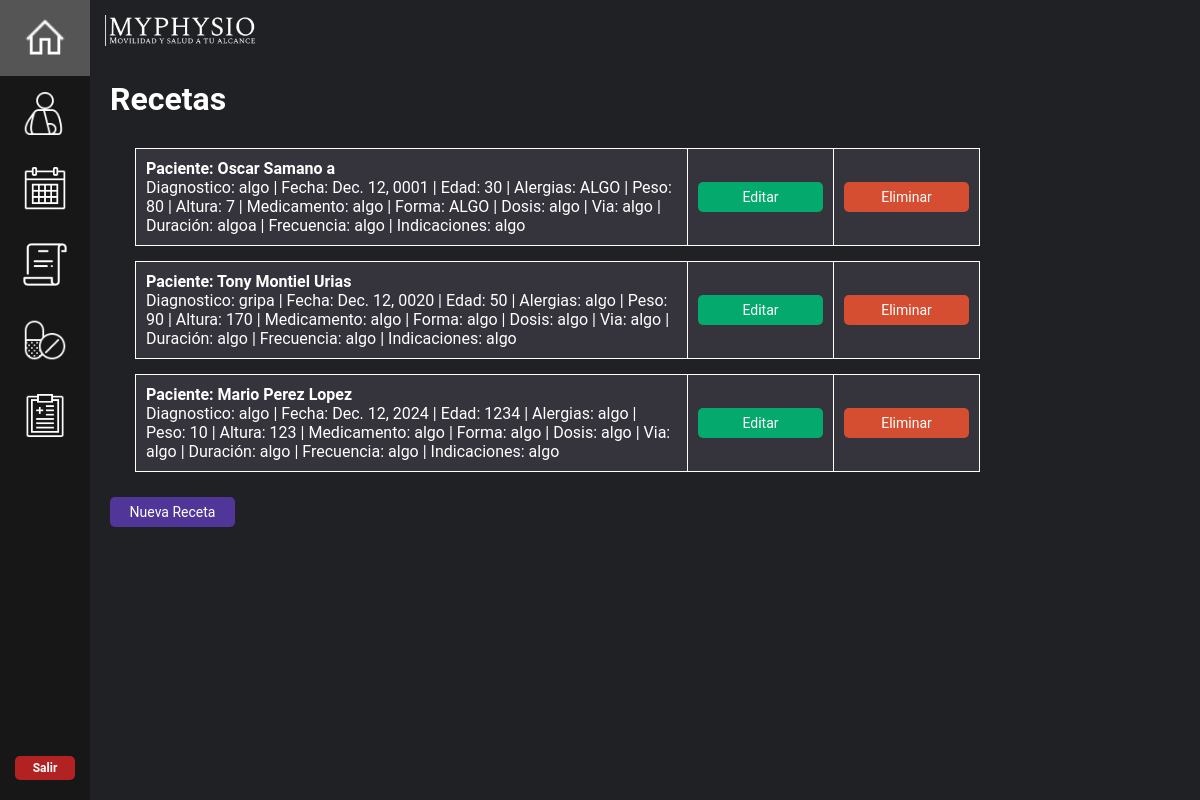
The app's page /recetas/, older data.
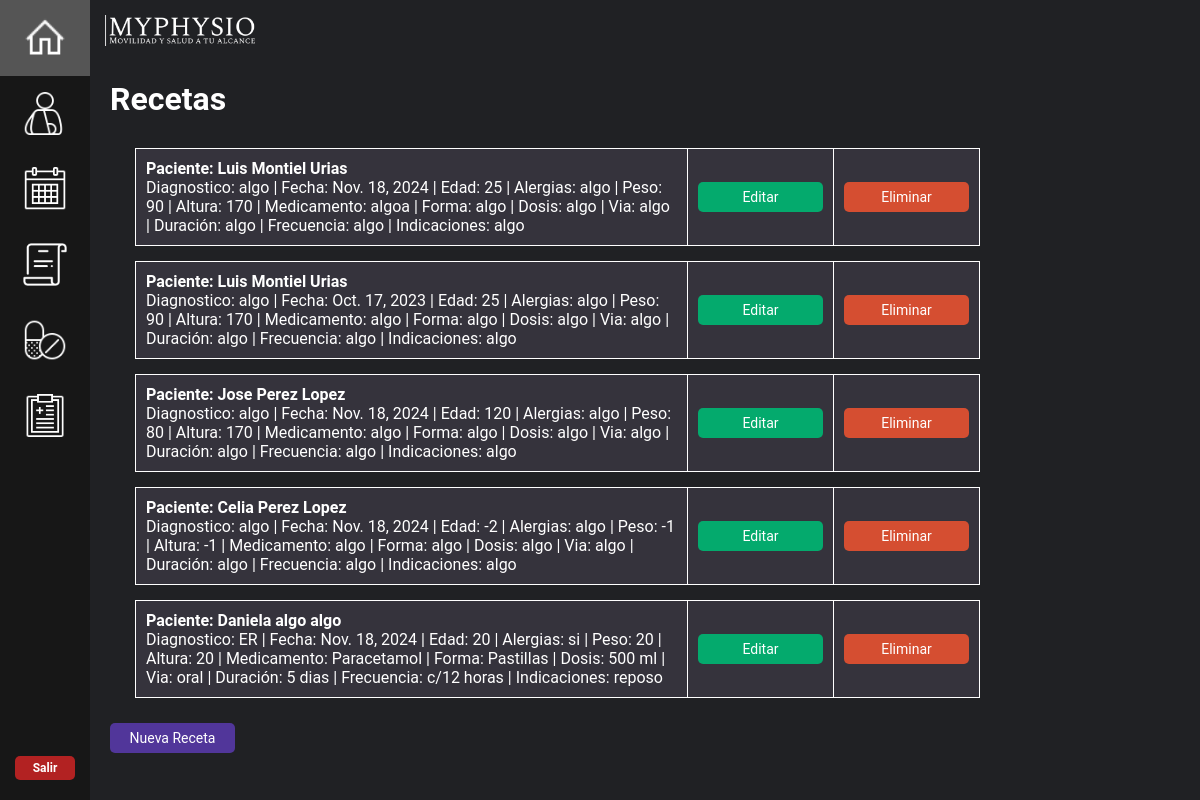
The same page, newer data.
### mainapp/models.py (models this page shows, shortened)
class Receta(models.Model):
    paciente = models.ForeignKey(Paciente, on_delete=models.CASCADE, blank=False, null=False)
    diagnostico = models.CharField(max_length=255)
    fecha = models.DateField()
    alergia = models.CharField(max_length=255)
    medicamento = models.CharField(max_length=255)
    forma = models.CharField(max_length=255)
    dosis = models.CharField(max_length=255)
    via = models.CharField(max_length=255)
    duracion = models.CharField(max_length=255)
    frecuencia = models.CharField(max_length=255)
    indicaciones = models.CharField(max_length=255)

class Paciente(models.Model):
    nombre = models.CharField(max_length=50)
    apellido_paterno = models.CharField(max_length=50)
    apellido_materno = models.CharField(max_length=50)
    edad = models.IntegerField()
    sexo = models.CharField(max_length=50, blank=True, null=True)
    direccion = models.CharField(max_length=50, blank=True, null=True)
    telefonoP = models.IntegerField(blank=True, null=True)
    emailP = models.EmailField(blank=True, null=True)
    sintomas = models.CharField(max_length=50, blank=True, null=True)
    frecuencia_dolor = models.CharField(max_length=50, blank=True, null=True)
    act_causante = models.CharField(max_length=50, blank=True, null=True)
    descripcion_dolor = models.CharField(max_length=50, blank=True, null=True)
    intensidad_dolor = models.CharField(max_length=50, blank=True, null=True)
    tratamiento = models.CharField(max_length=50, blank=True, null=True)
    lesiones = models.CharField(max_length=50, blank=True, null=True)
    condicion = models.CharField(max_length=50, blank=True, null=True)
    tratamientos_previos = models.CharField(max_length=50, blank=True, null=True)
    medicacion_actual = models.CharField(max_length=50, blank=True, null=True)
    peso = models.IntegerField(blank=True, null=True)
    altura = models.IntegerField(blank=True, null=True)
    rango_mov = models.IntegerField(blank=True, null=True)
    presion = models.CharField(max_length=50, blank=True, null=True)
    ocupacion = models.CharField(max_length=50, blank=True, null=True)
    act_fisica = models.CharField(max_length=50, blank=True, null=True)
    descanso = models.CharField(max_length=50, blank=True, null=True)
    alimentacion = models.CharField(max_length=50, blank=True, null=True)
    def __str__(self):
        return self.nombre + ' ' + self.apellido_paterno + ' ' + self.apellido_materno

### mainapp/views.py (the view)
# urls.py: path("recetas/", views.recetas, name="recetas"),
def recetas(request):
    info_receta = Receta.objects.all
    return render(request, "./recetas.html", {'all': info_receta})

### mainapp/templates/recetas.html (shortened to what this page needs)
{% extends "dashboard_home.html" %}
{% load static %}
{% block content %}
<h1 style="margin-top: 60px; color: white;">Recetas</h1>
<div class="container_recetas">
{% for item in all %}
    <div class="info_recetas">
        <table>
            <tr>
                <td>
                        <strong>Paciente: {{item.paciente}}</strong> <br>
                        Diagnostico: {{item.diagnostico}} |
                        Fecha: {{item.fecha}} |
                        Edad: {{item.paciente.edad}} |
                        Alergias: {{item.alergia}} |
                        Peso: {{item.paciente.peso}} |
                        Altura: {{item.paciente.altura}} |
                        Medicamento: {{item.medicamento}} |
                        Forma: {{item.forma}} |
                        Dosis: {{item.dosis}} |
                        Via: {{item.via}} |
                        Duración: {{item.duracion}} |
                        Frecuencia: {{item.frecuencia}} |
                        Indicaciones: {{item.indicaciones}}
                </td>
                <td align="right">
                    <a href="{% url 'update_receta' item.id %}"> <button class="next-button edit-button" type="button">Editar</button></a>
                </td>
                <td>
                    <a href="{% url 'delete_receta' item.id %}"> <button class="next-button delete-button" type="button">Eliminar</button></a>
                </td>
            </tr>
        </table>
    </div>
{% endfor %}
</div>
<a href="/reg_recetas"><button id="next1" class="next-button" type="button">Nueva Receta</button></a>
{% endblock %}

Row changes from the older to the newer data that the page shows:
removed Receta: paciente "Oscar Samano a", diagnostico "algo", fecha "Dec. 12, 0001", paciente.edad "30", alergia "ALGO", paciente.peso "80", paciente.altura "7", medicamento "algo", forma "ALGO", dosis "algo", via "algo", duracion "algoa", frecuencia "algo", indicaciones "algo"
removed Receta: paciente "Tony Montiel Urias", diagnostico "gripa", fecha "Dec. 12, 0020", paciente.edad "50", alergia "algo", paciente.peso "90", paciente.altura "170", medicamento "algo", forma "algo", dosis "algo", via "algo", duracion "algo", frecuencia "algo", indicaciones "algo"
removed Receta: paciente "Mario Perez Lopez", diagnostico "algo", fecha "Dec. 12, 2024", paciente.edad "1234", alergia "algo", paciente.peso "10", paciente.altura "123", medicamento "algo", forma "algo", dosis "algo", via "algo", duracion "algo", frecuencia "algo", indicaciones "algo"
added Receta: paciente "Luis Montiel Urias", diagnostico "algo", fecha "Nov. 18, 2024", paciente.edad "25", alergia "algo", paciente.peso "90", paciente.altura "170", medicamento "algoa", forma "algo", dosis "algo", via "algo", duracion "algo", frecuencia "algo", indicaciones "algo"
added Receta: paciente "Luis Montiel Urias", diagnostico "algo", fecha "Oct. 17, 2023", paciente.edad "25", alergia "algo", paciente.peso "90", paciente.altura "170", medicamento "algo", forma "algo", dosis "algo", via "algo", duracion "algo", frecuencia "algo", indicaciones "algo"
added Receta: paciente "Jose Perez Lopez", diagnostico "algo", fecha "Nov. 18, 2024", paciente.edad "120", alergia "algo", paciente.peso "80", paciente.altura "170", medicamento "algo", forma "algo", dosis "algo", via "algo", duracion "algo", frecuencia "algo", indicaciones "algo"
added Receta: paciente "Celia Perez Lopez", diagnostico "algo", fecha "Nov. 18, 2024", paciente.edad "-2", alergia "algo", paciente.peso "-1", paciente.altura "-1", medicamento "algo", forma "algo", dosis "algo", via "algo", duracion "algo", frecuencia "algo", indicaciones "algo"
added Receta: paciente "Daniela algo algo", diagnostico "ER", fecha "Nov. 18, 2024", paciente.edad "20", alergia "si", paciente.peso "20", paciente.altura "20", medicamento "Paracetamol", forma "Pastillas", dosis "500 ml", via "oral", duracion "5 dias", frecuencia "c/12 horas", indicaciones "reposo"
